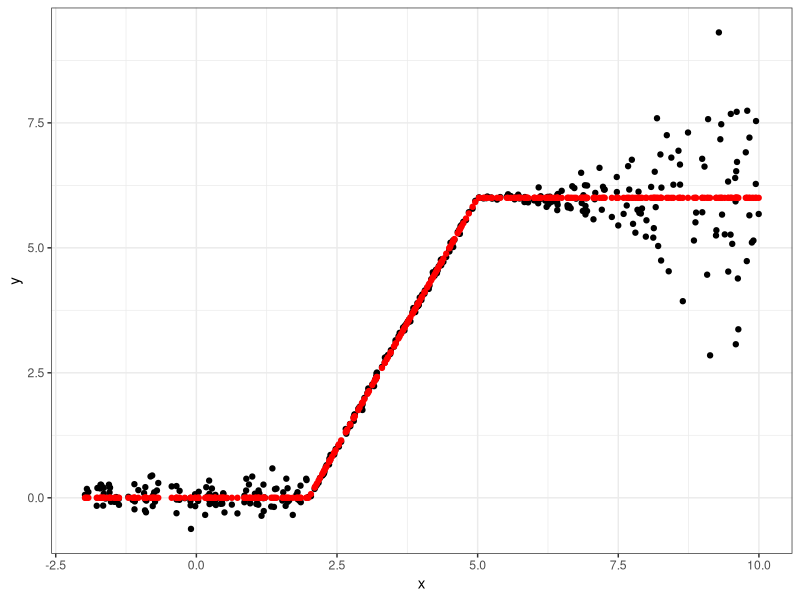
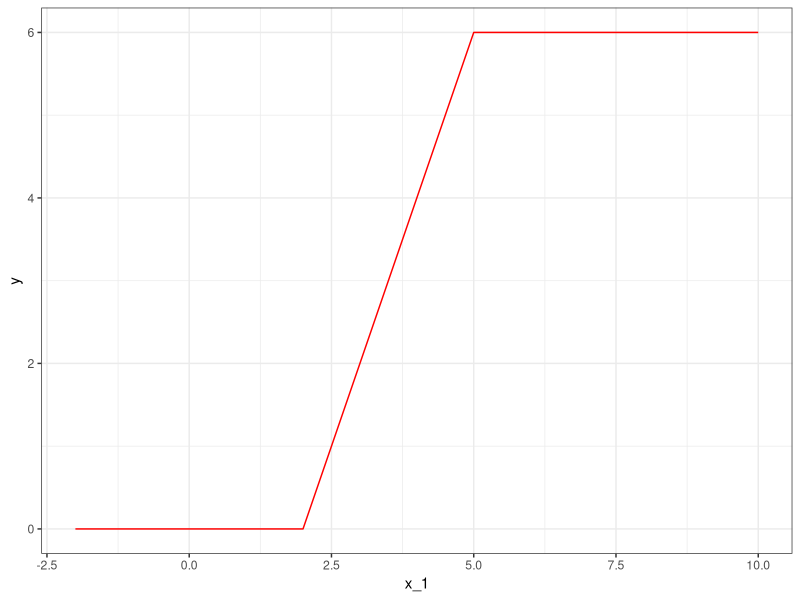
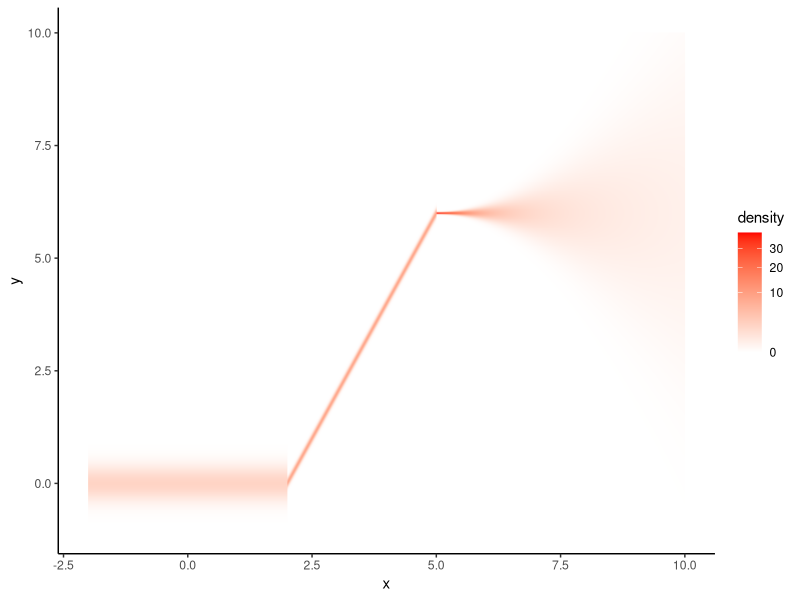

These figures' R source, in order:
##############################################
## Data Generation for StatSci paper
##############################################
library(ggplot2)
library(tidyverse)
library(mvtnorm) 
library(msm)

setwd("/Users/swade/Documents/GitHub/BayesXMix/data_simulation/ex2")

##############################################
## Example 2: Drawbacks of single weights
##############################################

# Training Data
set.seed(1010101)
n = 400
p = 1
x= matrix(0,n,p)
y = rep(0,n)

# Covariates
x[,1] = runif(n,-2,10)

# Response 0 piecewise linear with covariate dependent variance
m  = rep(0,n)
m[x<=2] = 0
m[x>2 & x<=5] = 2*(x[x>2 & x<=5]-2)
m[x>5] = 6
eps = rep(0,n)
eps[x<=2] = rnorm(sum(x<=2), 0, 0.2)
eps[x>2 & x<=5] = rnorm(sum(x>2 & x<=5), 0, 0.05)
eps[x>5] = rnorm(sum(x>5), 0, (x[x>5]-5)^2/15+0.01)
y = m + eps

ggplot() +
  geom_point(aes(x = x[,1], y = y)) +
  theme_bw() +
  xlab("x") +
  ylab("y") +
  geom_point(aes(x = x[,1], y = m), col ="red")

### PREDICTION

# Covariates
n_new = 1201
x_new= matrix(0,n_new,p)
x_new[,1] = seq(-2,10,12/(n_new-1))

# True regression function
m_true_new = rep(0,n_new)
m_true_new[x_new>2 & x_new<=5] = 2*(x_new[x_new>2 & x_new<=5]-2)
m_true_new[x_new>5] = 6

ggplot() +
  geom_line(aes(x = x_new, y = m_true_new), col ="red") +
  theme_bw() +
  xlab("x_1") +
  ylab("y") 

# True density
y_grid=seq(-1,10,.02)
m2=length(y_grid)
f_true_new = matrix(0,m2,n_new)
f_true_new[,x_new<=2] = dnorm(matrix(y_grid,nrow=m2,ncol=sum(x_new<=2)),t(matrix(m_true_new[x_new<=2],nrow=sum(x_new<=2),ncol=m2)), 0.2)
f_true_new[,x_new>2 & x_new<=5] = dnorm(matrix(y_grid,nrow=m2,ncol=sum(x_new>2 & x_new<=5)),t(matrix(m_true_new[x_new>2 & x_new<=5],nrow=sum(x_new>2 & x_new<=5),ncol=m2)), 0.05)
f_true_new[,x_new>5] = dnorm(matrix(y_grid,nrow=m2,ncol=sum(x_new>5)),t(matrix(m_true_new[x_new>5],nrow=sum(x_new>5),ncol=m2)), t(matrix((x_new[x_new>5]-5)^2/15+0.01,nrow=sum(x_new>5),ncol=m2)))

# Heatmap of true density
png("excircle_true_dens_heat",width = 500, height = 450)
f_pred_true = data.frame(x = rep(x_new, each = m2), y = rep(y_grid,n_new), density= c(f_true_new))
ggplot(f_pred_true) +
  geom_raster(aes(x,y,fill=density),interpolate = TRUE) +
  scale_fill_gradient2(low="white", high="red", trans = "sqrt") +
  theme_classic() 
dev.off()

# Save data
save.image("data_ex2.RData")

write.csv(cbind(x,y), file = "ex2train.csv", row.names = TRUE)
write.csv(x_new, file = "ex2test.csv", row.names = TRUE)
write.csv(f_true_new, file = "ex2test_dens.csv", row.names = TRUE)
